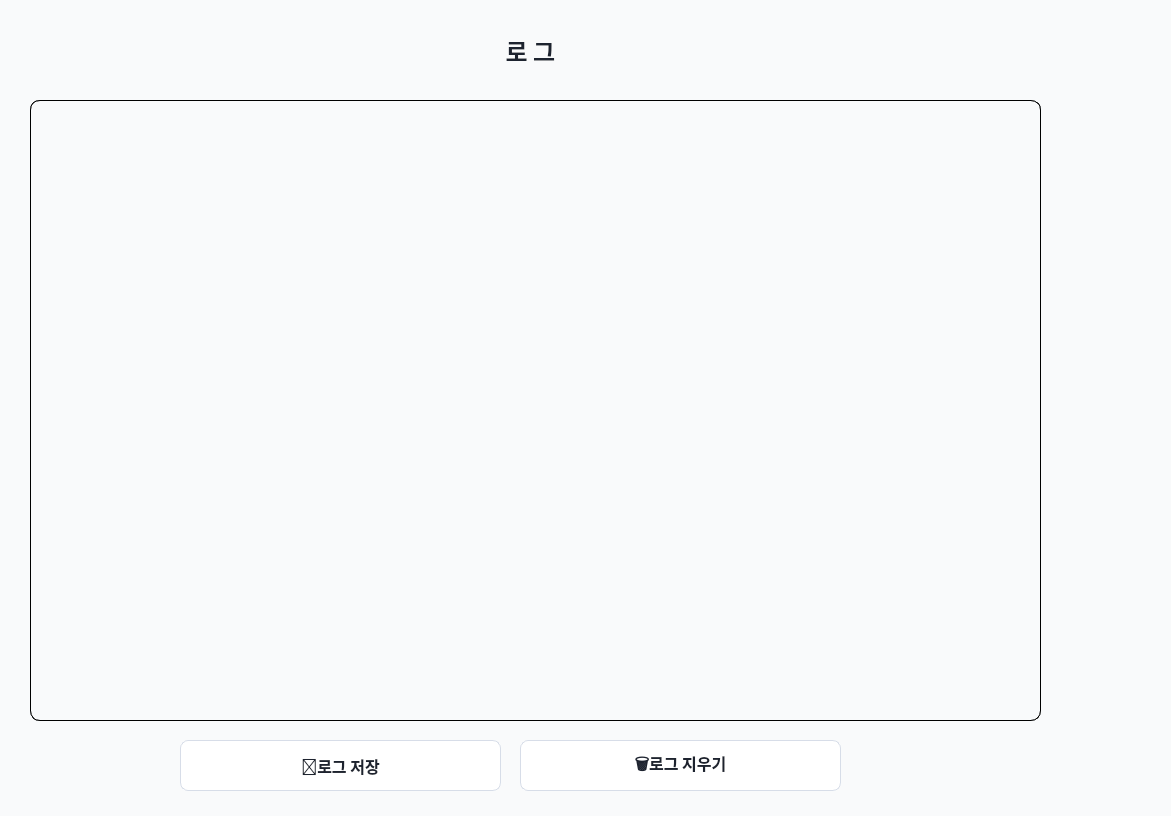
<?xml version="1.0" encoding="UTF-8"?>
<ui version="4.0">
 <class>log</class>
 <widget class="QWidget" name="log">
  <property name="geometry">
   <rect>
    <x>0</x>
    <y>0</y>
    <width>1171</width>
    <height>816</height>
   </rect>
  </property>
  <property name="windowTitle">
   <string>Dialog</string>
  </property>
  <property name="styleSheet">
   <string notr="true">background-color : #F9FAFB;</string>
  </property>
  <widget class="QFrame" name="frame">
   <property name="geometry">
    <rect>
     <x>-50</x>
     <y>10</y>
     <width>1174</width>
     <height>801</height>
    </rect>
   </property>
   <property name="styleSheet">
    <string notr="true">  background-color : #F9FAFB;
   color: #1d232f;
   border-radius: 8px;
   font-family: &quot;Noto Sans KR&quot;;
   font-weight: 700;          /* Bold 고정 */</string>
   </property>
   <property name="frameShape">
    <enum>QFrame::StyledPanel</enum>
   </property>
   <property name="frameShadow">
    <enum>QFrame::Raised</enum>
   </property>
   <widget class="QWidget" name="verticalLayoutWidget_2">
    <property name="geometry">
     <rect>
      <x>0</x>
      <y>0</y>
      <width>1161</width>
      <height>80</height>
     </rect>
    </property>
    <layout class="QVBoxLayout" name="verticalLayout_2">
     <item>
      <widget class="QLabel" name="label">
       <property name="font">
        <font>
         <family>Noto Sans KR</family>
         <pointsize>18</pointsize>
         <weight>87</weight>
         <bold>true</bold>
        </font>
       </property>
       <property name="styleSheet">
        <string notr="true">background-color : #F9FAFB;</string>
       </property>
       <property name="text">
        <string>로 그</string>
       </property>
       <property name="alignment">
        <set>Qt::AlignCenter</set>
       </property>
      </widget>
     </item>
    </layout>
   </widget>
   <widget class="QFrame" name="frame_2">
    <property name="geometry">
     <rect>
      <x>80</x>
      <y>90</y>
      <width>1011</width>
      <height>621</height>
     </rect>
    </property>
    <property name="styleSheet">
     <string notr="true">border:1px solid black;
border-radius:10px;</string>
    </property>
    <property name="frameShape">
     <enum>QFrame::StyledPanel</enum>
    </property>
    <property name="frameShadow">
     <enum>QFrame::Raised</enum>
    </property>
    <widget class="QTextEdit" name="textEdit">
     <property name="geometry">
      <rect>
       <x>0</x>
       <y>0</y>
       <width>1011</width>
       <height>621</height>
      </rect>
     </property>
    </widget>
   </widget>
   <widget class="QPushButton" name="pushButton_2">
    <property name="geometry">
     <rect>
      <x>230</x>
      <y>730</y>
      <width>321</width>
      <height>51</height>
     </rect>
    </property>
    <property name="font">
     <font>
      <family>Noto Sans KR</family>
      <pointsize>12</pointsize>
      <weight>87</weight>
      <bold>true</bold>
     </font>
    </property>
    <property name="styleSheet">
     <string notr="true">QPushButton {
    background: #ffffff;
    color: #1d232f;
    border: 1px solid #d7dde8;
    border-radius: 8px;
}

/* 마우스 올렸을 때 */
QPushButton:hover {
    background: #f5f6fa;
}

/* 클릭했을 때 (눌린 상태) */
QPushButton:pressed {
    background: #e1e5ee;
    color: #0f1117;
    border: 1px solid #b8bfd0;
}</string>
    </property>
    <property name="text">
     <string>💾로그 저장</string>
    </property>
   </widget>
   <widget class="QPushButton" name="pushButton_3">
    <property name="geometry">
     <rect>
      <x>570</x>
      <y>730</y>
      <width>321</width>
      <height>51</height>
     </rect>
    </property>
    <property name="font">
     <font>
      <family>Noto Sans KR</family>
      <pointsize>12</pointsize>
      <weight>87</weight>
      <bold>true</bold>
     </font>
    </property>
    <property name="styleSheet">
     <string notr="true">QPushButton {
    background: #ffffff;
    color: #1d232f;
    border: 1px solid #d7dde8;
    border-radius: 8px;
}

/* 마우스 올렸을 때 */
QPushButton:hover {
    background: #f5f6fa;
}

/* 클릭했을 때 (눌린 상태) */
QPushButton:pressed {
    background: #e1e5ee;
    color: #0f1117;
    border: 1px solid #b8bfd0;
}</string>
    </property>
    <property name="text">
     <string>🗑️로그 지우기</string>
    </property>
   </widget>
  </widget>
 </widget>
 <resources/>
 <connections/>
</ui>
